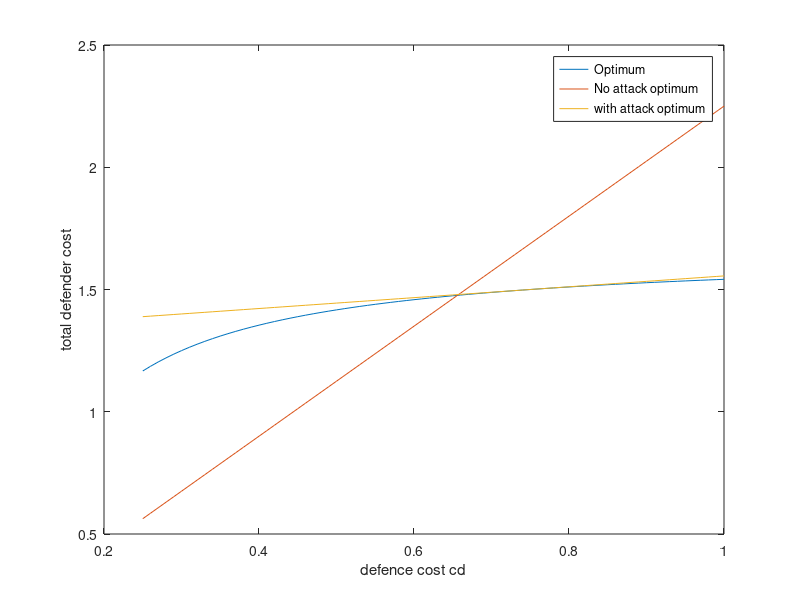

Write the MATLAB code that produced this figure.
clear;
close all;
% define number of nodes and networks
Nc=4;
n=3;

cds=0.25:0.01:1;
% initiate matrices for costs
Cds_1=zeros(size(cds,1));
Cds_2=zeros(size(cds,1));
Cds_3=zeros(size(cds,1));
% attack cost
ca=1/Nc;
Nc_mod_n = mod(Nc,n);
cds_1_coefficient = Nc/n + 1 - (floor(Nc/n) + Nc_mod_n/n)/ceil(Nc/n);
cds_2_coefficient = (Nc-n*floor(ca))*ceil(ca)*(1-ca/ceil(ca))^2;
cds_3_coefficient = mod(Nc,n)*ceil(Nc/n)*(1-(floor(Nc/n)+Nc_mod_n/n)/ceil(Nc/n))^2;

C=1;%counter coefficient
for cd=cds
    Cds_1(C)=cds_1_coefficient - 1/(4*cd*Nc_mod_n*ceil(Nc/n));
    Cds_2(C)=cd*cds_2_coefficient;
    Cds_3(C)=Nc/n+cd*cds_3_coefficient;
    C=C+1;
end
figure;
Plot_Cds_1=plot(cds,Cds_1);
hold on;
Plot_Cds_2=plot(cds,Cds_2);
Plot_Cds_3=plot(cds,Cds_3);
hold off;
xlabel('defence cost cd');
ylabel('total defender cost');
legend('Optimum','No attack optimum','with attack optimum');
